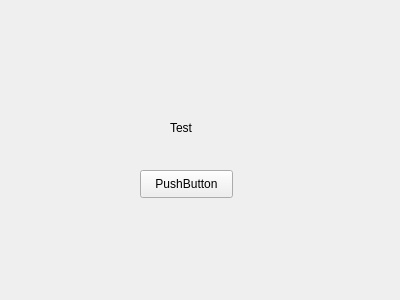
<?xml version="1.0" encoding="UTF-8"?>
<ui version="4.0">
 <class>Frame</class>
 <widget class="QFrame" name="Frame">
  <property name="geometry">
   <rect>
    <x>0</x>
    <y>0</y>
    <width>400</width>
    <height>300</height>
   </rect>
  </property>
  <property name="windowTitle">
   <string>Frame</string>
  </property>
  <widget class="QLabel" name="label">
   <property name="geometry">
    <rect>
     <x>170</x>
     <y>120</y>
     <width>55</width>
     <height>16</height>
    </rect>
   </property>
   <property name="text">
    <string>Test</string>
   </property>
  </widget>
  <widget class="QPushButton" name="pushButton">
   <property name="geometry">
    <rect>
     <x>140</x>
     <y>170</y>
     <width>93</width>
     <height>28</height>
    </rect>
   </property>
   <property name="text">
    <string>PushButton</string>
   </property>
  </widget>
 </widget>
 <resources/>
 <connections/>
</ui>
